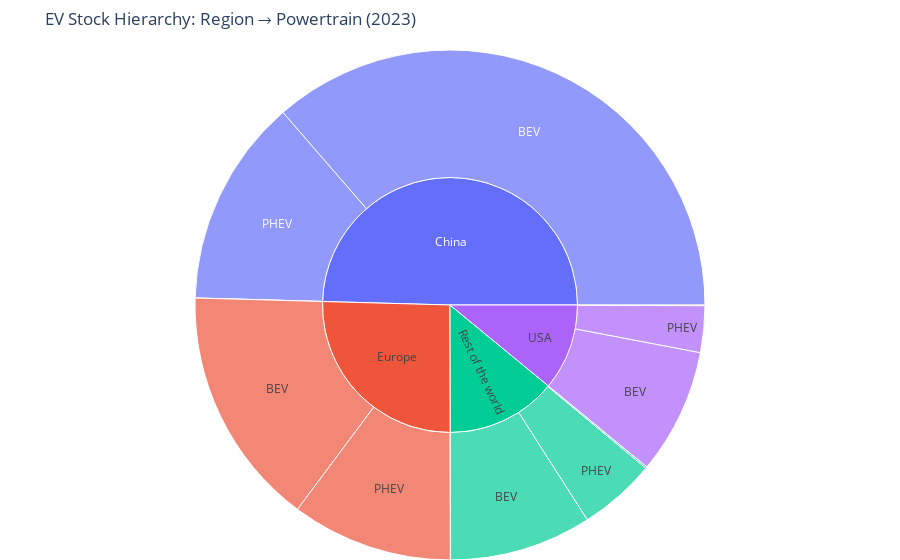

The notebook cell this image was saved under:
### Markdown cell above
---
## 4. Sunburst chart: Battery Type Adoption by Region

**Goal:** Compare battery type preferences across major markets.

### Code cell
# Filter BEV & PHEV only and restrict to data before 2024
df_powertrain = df_ev_stock[
    (df_ev_stock['powertrain'].isin(df_sales['powertrain'].unique())) &
    (df_ev_stock['year'] == 2023)
].copy()

df_powertrain = df_powertrain[df_powertrain['region'] != 'World']

# ---- 1. Select top 4 regions ----
top_regions = (
    df_powertrain.groupby('region')['value']
    .sum()
    .nlargest(4)
    .index
)

# ---- 2. Merge everything else into "Rest of the world" ----
df_powertrain["region"] = df_powertrain["region"].apply(
    lambda r: r if r in top_regions else "Rest of the world"
)

# ---- 3. Recompute after merging ----
df_sunburst = (
    df_powertrain.groupby(["region", "powertrain"])["value"]
    .sum()
    .reset_index()
)

# Optional: compute level (still works)
df_sunburst["level"] = np.ceil(
    df_sunburst["value"] / df_sunburst["value"].max() * 3
).astype(int)

# ---- 4. Build sunburst chart ----
fig = px.sunburst(
    df_sunburst,
    path=["region", "powertrain"],
    values="value",
    title="EV Stock Hierarchy: Region → Powertrain (2023)"
)

fig.update_layout(margin=dict(t=50, l=0, r=0, b=0))
fig.show()

### Figure 1 — Plotly figure (JSON) as saved in the notebook; plotly's stock layout.template omitted (floating-point values rounded to 4 significant figures)
{"data": [{"branchvalues": "total", "domain": {"x": [0, 1], "y": [0, 1]}, "hovertemplate": "labels=%{label}<br>value=%{value}<br>parent=%{parent}<br>id=%{id}<extra></extra>", "ids": ["China/BEV", "China/FCEV", "China/PHEV", "Europe/BEV", "Europe/FCEV", "Europe/PHEV", "Rest of the world/BEV", "Rest of the world/FCEV", "Rest of the world/PHEV", "USA/BEV", "USA/FCEV", "USA/PHEV", "China", "Europe", "Rest of the world", "USA"], "labels": ["BEV", "FCEV", "PHEV", "BEV", "FCEV", "PHEV", "BEV", "FCEV", "PHEV", "BEV", "FCEV", "PHEV", "China", "Europe", "Rest of the world", "USA"], "name": "", "parents": ["China", "China", "China", "Europe", "Europe", "Europe", "Rest of the world", "Rest of the world", "Rest of the world", "USA", "USA", "USA", "", "", "", ""], "type": "sunburst", "values": [48000000.0, 2280.0, 17400000.0, 20100000.0, 16500.0, 13500000.0, 11900000.0, 131800.0, 6454000.0, 10500000.0, 54000.0, 3900000.0, 65400000.0, 33620000.0, 18490000.0, 14450000.0]}], "layout": {"legend": {"tracegroupgap": 0}, "margin": {"b": 0, "l": 0, "r": 0, "t": 50}, "title": {"text": "EV Stock Hierarchy: Region → Powertrain (2023)"}}}
